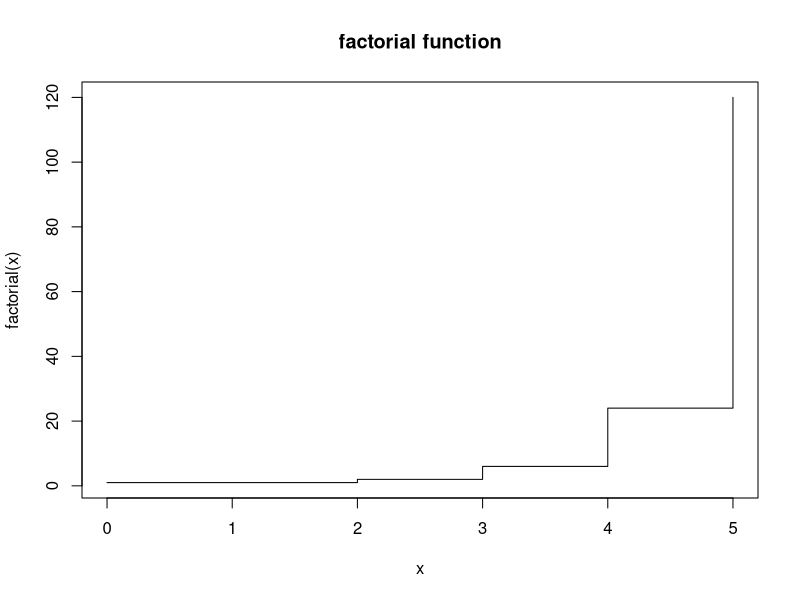
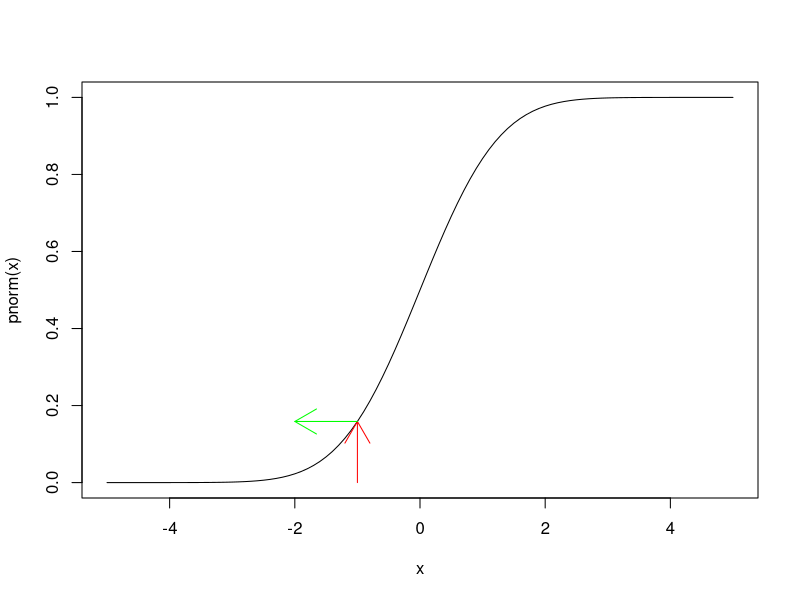
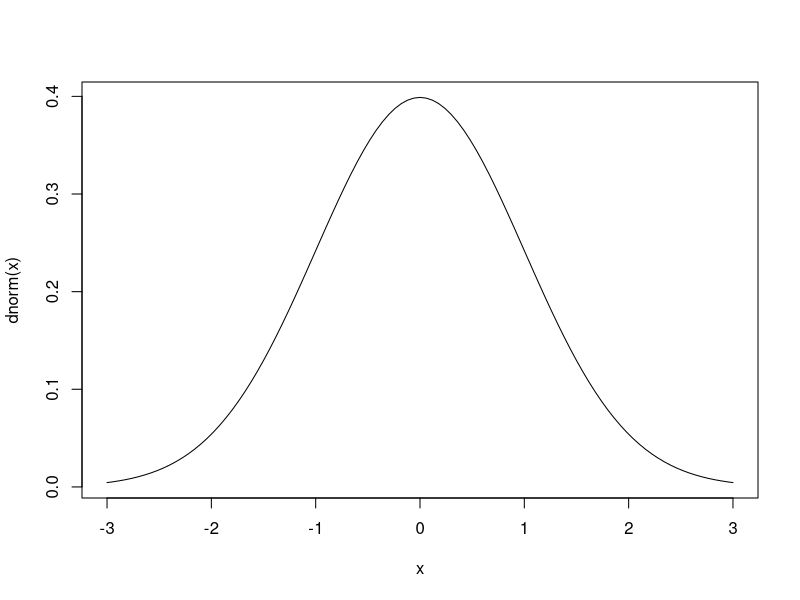
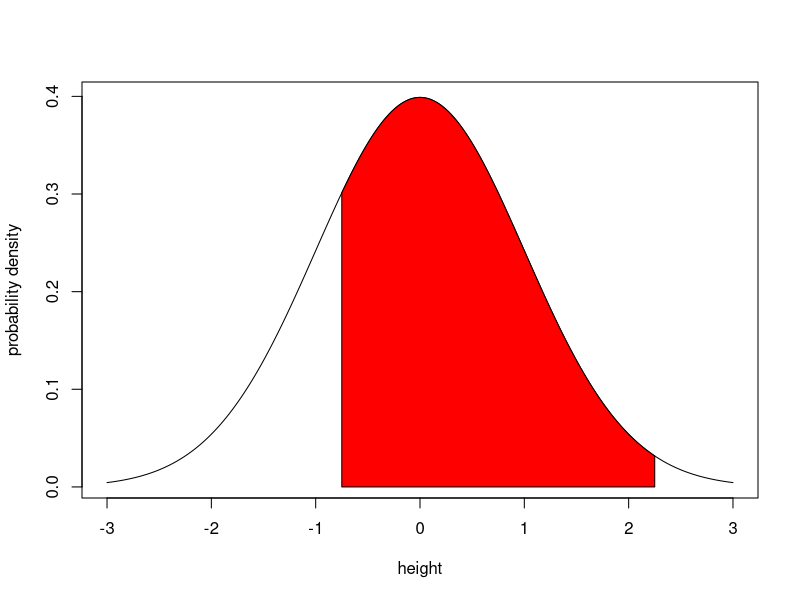

The R source for these figures, in order:
#probability distributions
##plotting factorial functions in R
x<-0:5
plot(x,factorial(x),'s', main="factorial function")
##binomial coefficneients, when there are only 2 waya to arrange osmething
## e.g. 5 choose 2

#######The cumulative probability function is an S-shaped curve showing, for any value of x, 
#the probability of obtaining a sample value that is less than or equal to x.
#Here is what it looks like for the normal distribution:
curve(pnorm(x),-5,5)
arrows(-1,0,-1,pnorm(-1),col="red")
arrows(-1,pnorm(-1),-2,pnorm(-1),col="green")
pnorm(-1)
###The probability density is the slope of this curve (its derivative).
##this slope is never negative
curve(dnorm(x),-3, 3)
##############
##the area under the normal curve is ##
#if we have a sample of 100 poeple with mean weight 54 kgs and sd 4 kgs
##we want to know the probability of datapoint x will be <54 kgs
#calculate z or the number of standard deviation away from mean
#z= (y-ybar)/sd
y=52
ybar=54
sd=4
z= (y-ybar)/sd
z
##negative so area is under left tail of curve
###probability can be calucated using pnorm
(pnorm(z ))##30.86%
##so there are 30.86% chaces that individual x is <52kgs
## >63
y=63
z= (y-ybar)/sd
z
#positive to right sided curve
1-(pnorm(z ))
##1.2% chances that the indi is >63 kg
##between a range say between 51 and 63
y1=63 ##right
z1= (y1-ybar)/sd
z1
y2=51
z2= (y2-ybar)/sd ##left
z2
pnorm(z1)-pnorm(z2)
#######plot
x <- seq(-3,3,0.01)
z <- seq(z2,z1,0.01)
p <- dnorm(z)
z <- c(z,z1,z2)
p <- c(p,0,0)
plot(x,dnorm(x),type="l",xaxt="n",ylab="probability density",xlab="height")
axis(1,at=-3:3)
polygon(z,p,col="red")
#######